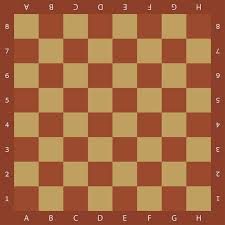
#> input picture Theory/Learn Computer Vision Using OpenCV/images (1).jpeg, 225 x 225 px, given in place of lenna.bmp, which was not available
$ jupyter execute Histogram_Equalization.ipynb   (text cells are left out)
#> lines starting #> are read from the running program, lines starting #| are printed output that depends on the picture; pictures that were not available may be replaced by others from this repository, and a replacement may not be noted
[cell 1]
# 필요한 라이브러리를 임포트합니다.
import numpy as np
import cv2
from google.colab.patches import cv2_imshow

[cell 2]
# # 이미지를 업로드하세요 (Colab 파일 업로더 사용)
# from google.colab import files
# uploaded = files.upload()

# 그레이스케일 이미지 불러오기
img_gray = cv2.imread('lenna.bmp', cv2.IMREAD_GRAYSCALE)
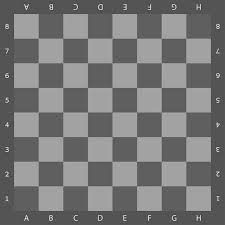
#> img_gray: shape (225, 225); min 33, max 239, mean 118.8

if img_gray is None:
    print('이미지 로드 실패!')
else:
    # 히스토그램 평활화 적용
    img_eq_gray = cv2.equalizeHist(img_gray)
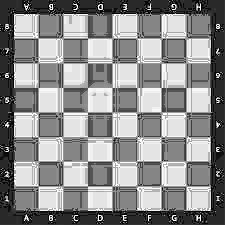
#> img_eq_gray: shape (225, 225); min 0, max 255, mean 139.5

    # 원본과 결과 이미지 출력
    cv2_imshow(img_gray)
    cv2_imshow(img_eq_gray)

[cell 3]
# 컬러 이미지 불러오기
img_color = cv2.imread('lenna.bmp')
#> img_color is the input picture: shape (225, 225, 3); mean B, G, R 65, 105.1, 166.1

if img_color is None:
    print('이미지 로드 실패!')
else:
    # YCrCb 색공간으로 변환 (밝기 성분 분리)
    img_ycrcb = cv2.cvtColor(img_color, cv2.COLOR_BGR2YCrCb)
#> img_ycrcb: shape (225, 225, 3); mean of channels 0, 1, 2 118.8, 161.8, 97.7
    y, cr, cb = cv2.split(img_ycrcb)
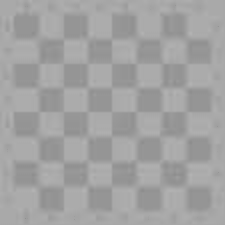
#> cr: shape (225, 225); min 141, max 179, mean 161.8
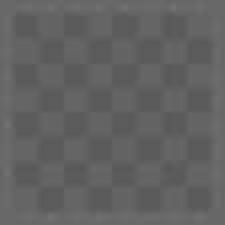
#> cb: shape (225, 225); min 86, max 115, mean 97.7

    # 밝기(Y) 성분에만 히스토그램 평활화 적용
    y_eq = cv2.equalizeHist(y)

    # 다시 합치고 BGR로 변환
    img_ycrcb_eq = cv2.merge([y_eq, cr, cb])
#> img_ycrcb_eq: shape (225, 225, 3); mean of channels 0, 1, 2 139.5, 161.8, 97.7
    img_color_eq = cv2.cvtColor(img_ycrcb_eq, cv2.COLOR_YCrCb2BGR)
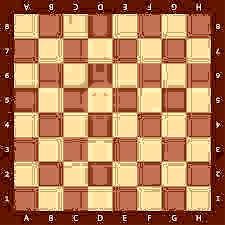
#> img_color_eq: shape (225, 225, 3); mean B, G, R 88, 126.4, 183.7

    # 원본과 결과 이미지 출력
    cv2_imshow(img_color)
    cv2_imshow(img_color_eq)

[cell 4]
import matplotlib.pyplot as plt

def show_histogram(img, title='Histogram'):
#> called with title = 'Original Gray Histogram'
    plt.figure()
    plt.title(title)
    plt.xlabel('Pixel value')
    plt.ylabel('Frequency')
    plt.hist(img.ravel(), bins=256, range=[0,256])
    plt.show()
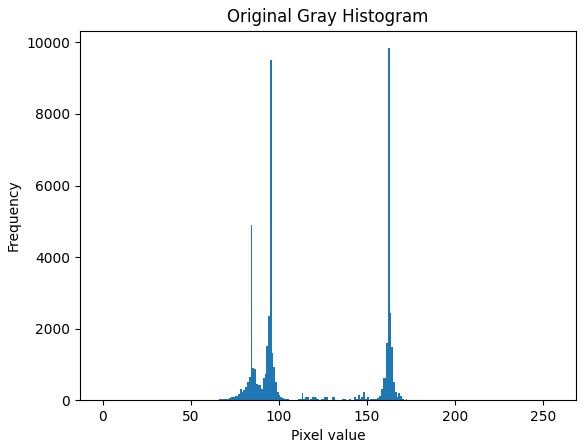
#> figure drawn by matplotlib, 1 panel; tallest bar 9838 high, from x = 162 to 163

# 그레이스케일 원본/평활화 이미지 히스토그램
show_histogram(img_gray, 'Original Gray Histogram')
show_histogram(img_eq_gray, 'Equalized Gray Histogram')
#> call 2 of show_histogram, with title = 'Equalized Gray Histogram'
#> in show_histogram (call 2), `plt.show()`:
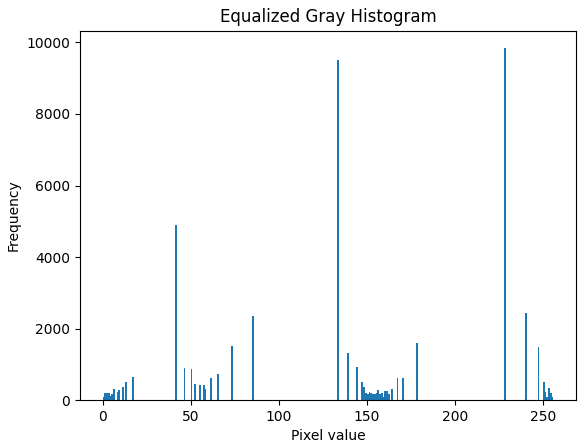
#> figure drawn by matplotlib, 1 panel; tallest bar 9838 high, from x = 228 to 229

# 컬러(Y 성분) 원본/평활화 이미지 히스토그램
show_histogram(y, 'Original Y Histogram')
show_histogram(y_eq, 'Equalized Y Histogram')
